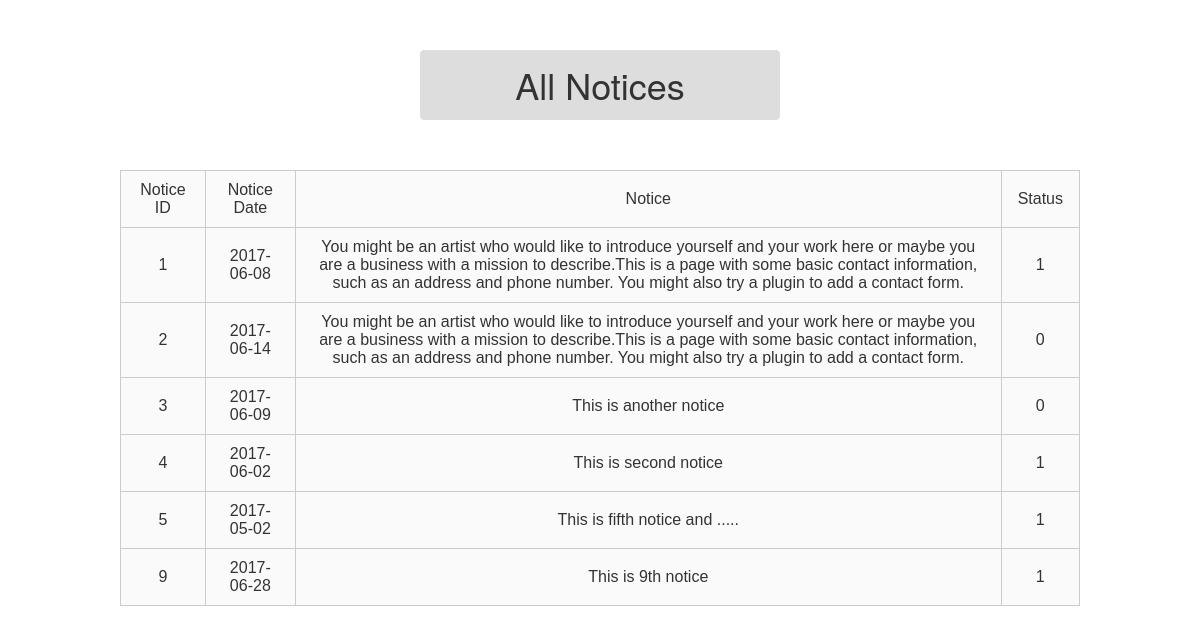
/view_notice.php, run on the app's committed database.
### tables this page shows
CREATE TABLE `notices` (
  `notice_id` int(11) NOT NULL,
  `user_id` int(11) NOT NULL,
  `notice_date` date NOT NULL,
  `notice` text NOT NULL,
  `status` int(10) NOT NULL
);

### view_notice.php (the view, shortened to what this page needs)
<?php include_once 'header.php'; ?>
<!DOCTYPE html>
<html lang="en">
<head>
	<link rel="stylesheet" href="style.css">
</head>
<body>
	<h1>All Notices</h1>
	<?php
		$query = "SELECT * FROM notices";
		$result = $conn->query($query);
	?>
		<?php	if($result):?>
		<table>
		<tr>
			<td>Notice ID</td>
			<td>Notice Date</td>
			<td>Notice</td>
			<td>Status</td>
		</tr>
		<?php  while($row = $result->fetch_assoc()):?>
			<tr>
				<td><?php echo $row['notice_id']; ?></td>
				<td><?php echo $row['notice_date']; ?></td>
				<td><?php echo $row['notice']; ?></td>
				<td><?php echo $row['status']; ?></td>
			</tr>
		<?php endwhile; ?>
		</table>
		<?php else:?>
		<?php 	echo "No notice available"  ?>
		<?php endif ?>
</body>
</html>

### header.php (shortened to what this page needs)
<link rel="stylesheet" href="inc/bootstrap.min.css">

### style.css (style rules this page uses)
table { color: #333; font-family: Helvetica, Arial, sans-serif; border-collapse: collapse; border-spacing: 0; width:80%; margin:0 auto; }
td, th { border: 1px solid #CCC; padding: 10px 16px; height:40px; text-align: center; }
td { background: #FAFAFA; }
h1 { background: #ddd none repeat scroll 0 0; border: 1px solid #ddd; border-radius: 4px; margin: 50px auto; padding: 14px 40px; text-align: center; width: 30%; }

### data on the page
notices: notice_id "1", notice_date "2017-06-08", notice "You might be an artist who would like to introduce yourself and your work here or maybe you are a business with a mission to describe.This is a page with some basic contact information, such as an address and phone number. You might also try a plugin to add a contact form.", status "1"
notices: notice_id "2", notice_date "2017-06-14", notice "You might be an artist who would like to introduce yourself and your work here or maybe you are a business with a mission to describe.This is a page with some basic contact information, such as an address and phone number. You might also try a plugin to add a contact form.", status "0"
notices: notice_id "3", notice_date "2017-06-09", notice "This is another notice", status "0"
notices: notice_id "4", notice_date "2017-06-02", notice "This is second notice", status "1"
notices: notice_id "5", notice_date "2017-05-02", notice "This is fifth notice and .....", status "1"
notices: notice_id "9", notice_date "2017-06-28", notice "This is 9th notice", status "1"
